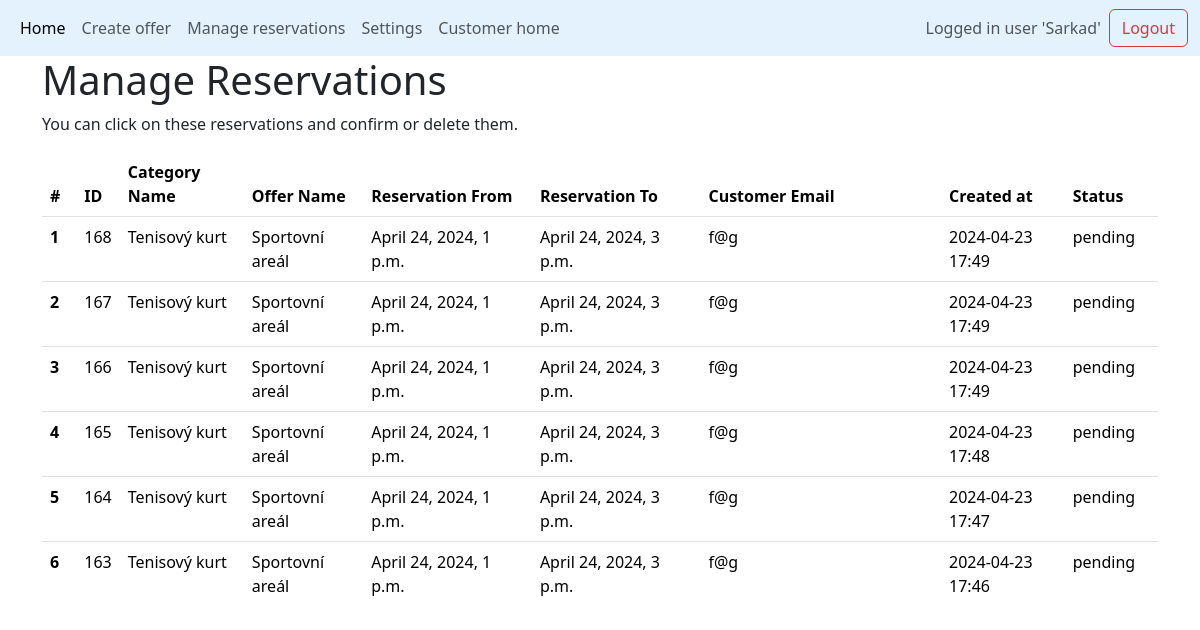
/managed_reservations (signed in), run on an earlier commit of the app's database.
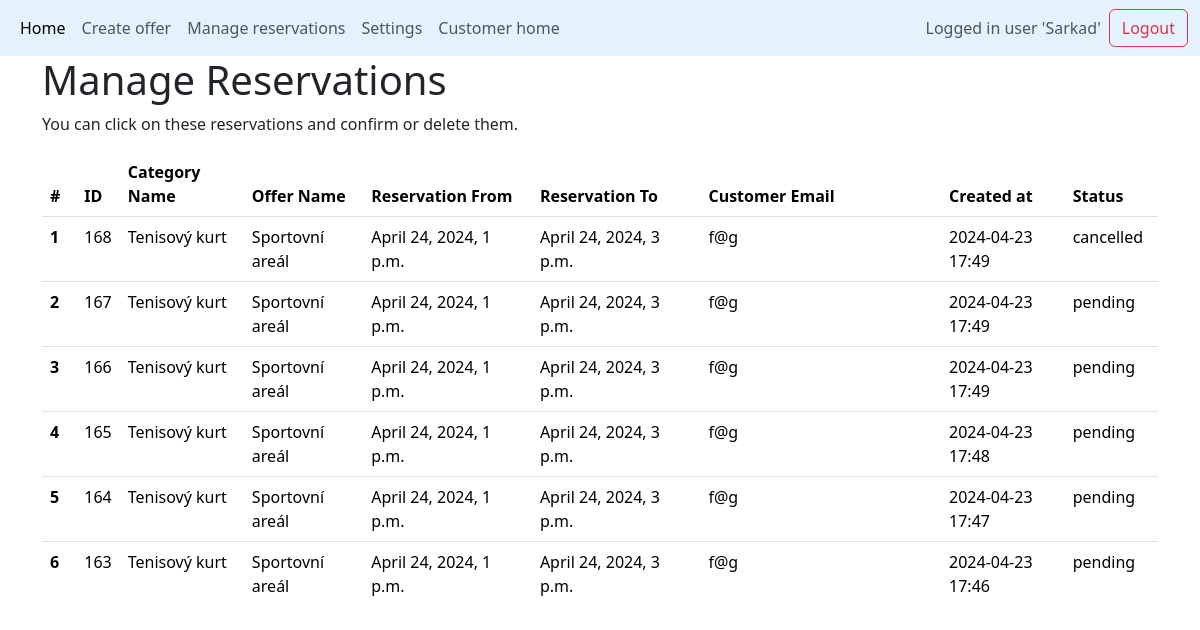
And on a later commit of the database.
### base/models.py (models this page shows, shortened)
class Reservation(models.Model):
    reservation_from = models.DateTimeField(help_text="Start time/date of the reservation")
    reservation_to = models.DateTimeField(null=True, blank=True, help_text="End time/date of the reservation")
    submission_time = models.DateTimeField(default=timezone.now, help_text="When the reservation was submitted")
    confirmed_by_manager = models.CharField(
        max_length=1,
        choices=[("A", "Confirmed"), ("N", "Not Confirmed")],
        null=True,
        blank=True,
        help_text="Whether the reservation is confirmed by a manager"
    )
    customer_email = models.EmailField()
    customer_name = models.CharField(max_length=100)
    verification_token = models.CharField(max_length=64)  # Assuming you're using a hex token
    belongs_to_category = models.ForeignKey(Category, on_delete=models.CASCADE, related_name='reservations', help_text="The category of the unit being reserved")
    status = models.CharField(
        max_length=20,
        choices=[
            ("pending", "Pending"),
            ("confirmed", "Confirmed"),
            ("cancelled", "Cancelled"),
            ("completed", "Completed"),
        ],
        default="pending",
        help_text="The current status of the reservation"
    )
    class Meta:
        ordering = ['-submission_time'] # Reservations ordered in ascending order (earliest first)

class Category(models.Model):
    category_name = models.CharField(max_length=50)
    category_description = models.CharField(max_length=1000, null=True, blank=True)
    category_capacity = models.IntegerField(default=1,help_text="How many reservations at one time are possible? e.g.seminar = 20 or parkplace = 1")
    max_simultaneous_reservations = models.IntegerField(default=1)
    additional_time = models.DurationField(null=True, blank=True,default=timedelta(0))
    count_of_units = models.IntegerField(default=1,help_text="How many units are there in this category? e.g. 5 parkplaces for disabled people")
    created_at = models.DateTimeField(default=timezone.now)
    unit_names = models.JSONField(default=list) # list of unit names
    opening_time = models.TimeField(default=datetime.time(0, 0))
    closing_time = models.TimeField(default=datetime.time(23, 59,59)) #TODO 24:00 and default values 9:23-9:23
    belongs_to_offer = models.ForeignKey(Offer, on_delete=models.CASCADE)
    category_pricing = models.ForeignKey(Pricing, on_delete=models.CASCADE, null=True)

class Offer(models.Model):
    offer_name = models.CharField(max_length=50)
    available_from = models.DateField(null=True, blank=True)
    available_to = models.DateField(null=True, blank=True)
    created_at = models.DateTimeField(default=timezone.now)
    manager_of_this_offer = models.ForeignKey(
        User, on_delete=models.CASCADE, null=True, blank=True
    )
    class Meta:
        unique_together = (
            "offer_name",
            "manager_of_this_offer",
        )  # there cannot be two same named offers managed by the same user

### base/views.py (the view)
# urls.py: path('managed_reservations',views.managed_reservations, name='managed_reservations' ),
@login_required
def managed_reservations(request):
    user_timezone = request.user.userprofile.timezone if hasattr(request.user, 'userprofile') else 'UTC'
    timezone.activate(user_timezone)
    categories = Category.objects.filter(
        belongs_to_offer__manager_of_this_offer=request.user
    )
    reservations = (
        Reservation.objects.filter(belongs_to_category__in=categories)
        .select_related("belongs_to_category", "belongs_to_category__belongs_to_offer")
        .order_by("-submission_time",
            "reservation_from", "belongs_to_category__belongs_to_offer__offer_name"
        )
    )
    return render(
        request,
        "managed_reservations.html",
        {
            "reservations": reservations,
        },
    )

### templates/managed_reservations.html (shortened to what this page needs)
{% extends 'main.html' %}
{% load crispy_forms_tags %}
{% load static %}
{% block content %}
<div class="container-md">
    <h1>Manage Reservations</h1>
    <p>You can click on these reservations and confirm or delete them.</p>
    {% if reservations %}
    <div class="table-responsive" style="max-height: 450px; overflow-y: auto;">
        <table class="table table-hover">
            <thead>
                <tr>
                    <th scope="col">#</th>
                    <th scope="col">ID</th>
                    <th scope="col">Category Name</th>
                    <th scope="col">Offer Name</th>
                    <th scope="col">Reservation From</th>
                    <th scope="col">Reservation To</th>
                    <th scope="col">Customer Email</th>
                    <th scope="col">Created at</th>
                    <th scope="col">Status</th>
                </tr>
            </thead>
            <tbody>
                {% for reservation in reservations %}
                <tr data-token="{{ reservation.verification_token }}" class="clickable-row">
                    <th scope="row">{{ forloop.counter }}</th>
                    <td>{{ reservation.id }}</td>
                    <td>{{ reservation.belongs_to_category.category_name }}</td>
                    <td>{{ reservation.belongs_to_category.belongs_to_offer.offer_name }}</td>
                    <td>{{ reservation.reservation_from }}</td>
                    <td>{{ reservation.reservation_to }}</td>
                    <td>{{ reservation.customer_email }}</td>
                    <td>{{ reservation.submission_time|date:"Y-m-d H:i" }}</td>
                    <td>{{ reservation.status}}</td>
                </tr>
                {% endfor %}
            </tbody>
        </table>
        {% else %}
        <p>No reservations found.</p>
    </div>
    {% endif %}
</div>
<link rel="stylesheet" href="{% static 'base/css/style.css' %}" type="text/css">
{% endblock %}

What changed in the data, as far as the page shows it:
changed Reservation id 168: status "pending" → "cancelled"
